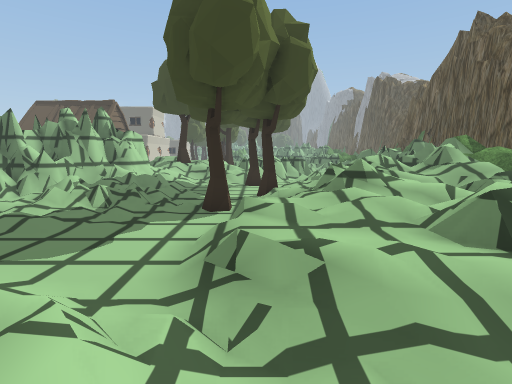
[1] (above)

24 first-person views from a walk through a 3-D level made in the Unity game engine. The camera is 1.3 m above the floor, tilts 8° down and sees 85° across. The floor is counted in squares, 1 m on a side. Each view is taken from the middle of a square. On the plan, view 1 faces up. The plan holds only what a view shows up to about 13 squares ahead; the rest is blank. The place goes on beyond the plan. The player character is not drawn. Some animated figures are not drawn. Some surface patterns are stand-ins.

[2]
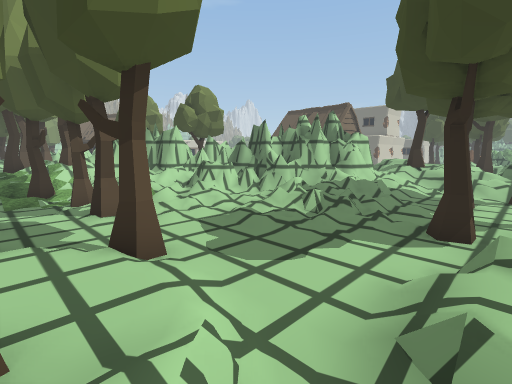

[3]
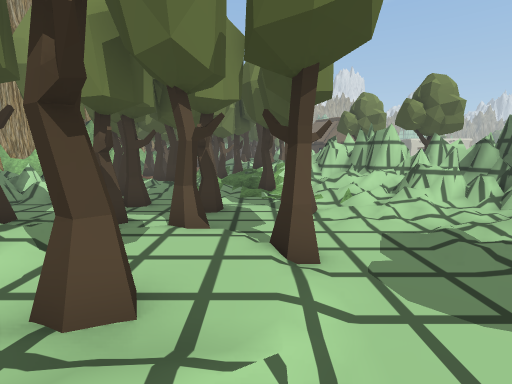

[4]
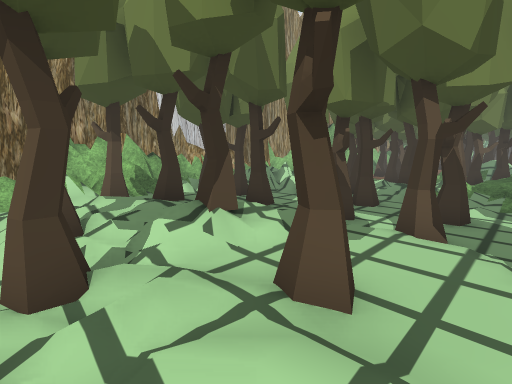

[5]
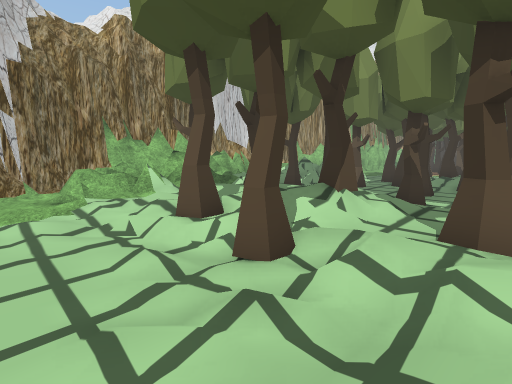

[6]
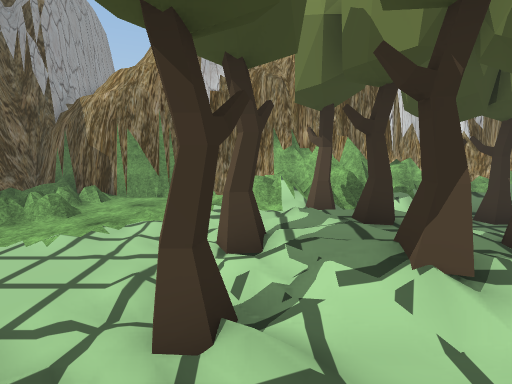

[7]
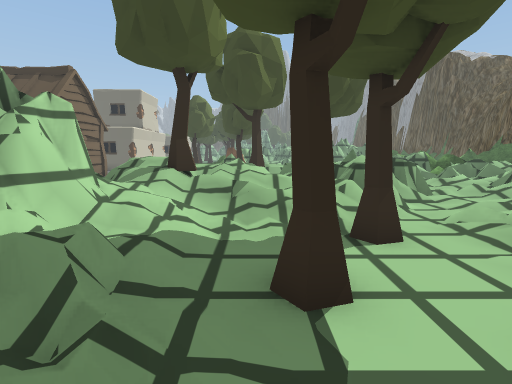

[8]
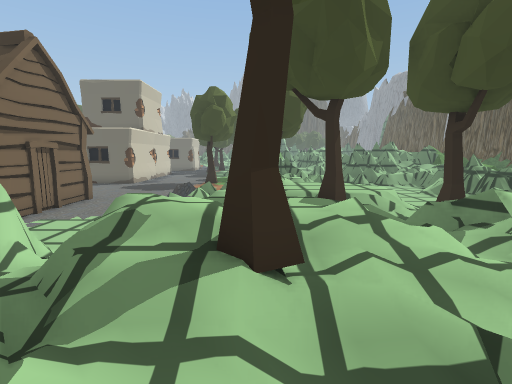

[9]
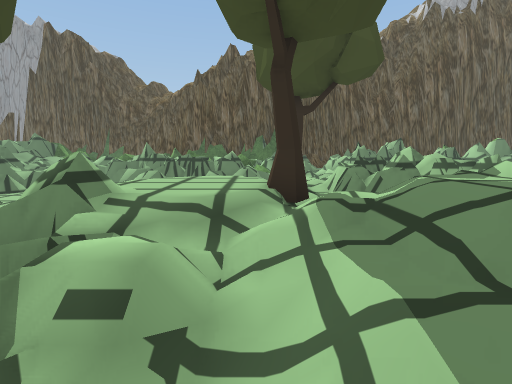

[10]
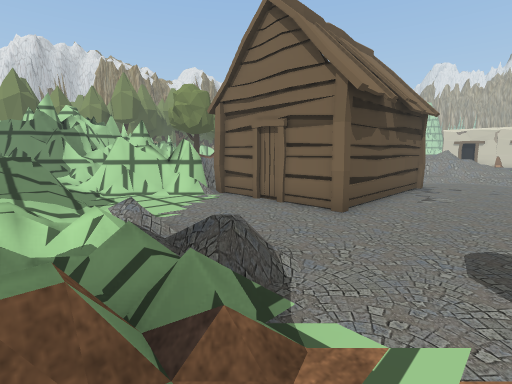

[11]
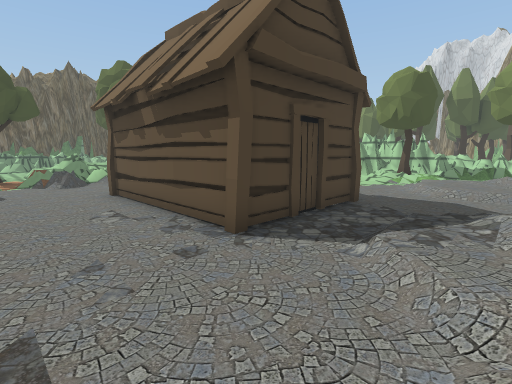

[12]
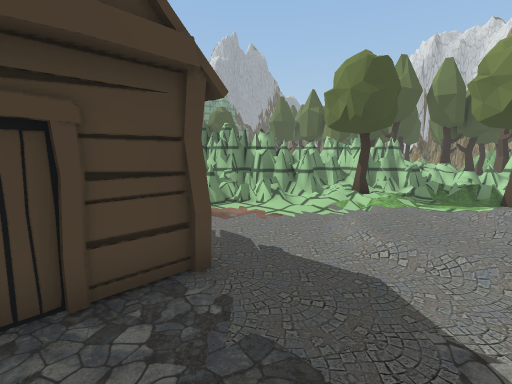

[13]
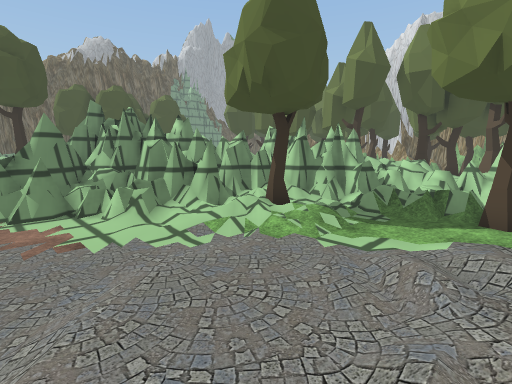

[14]
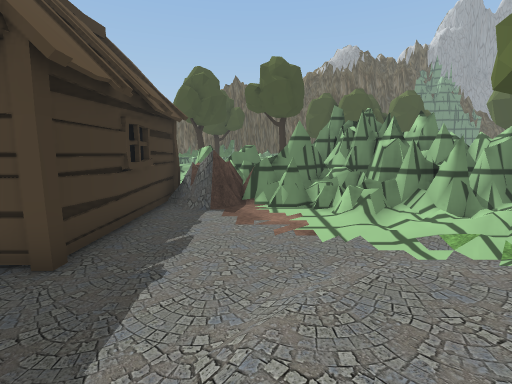

[15]
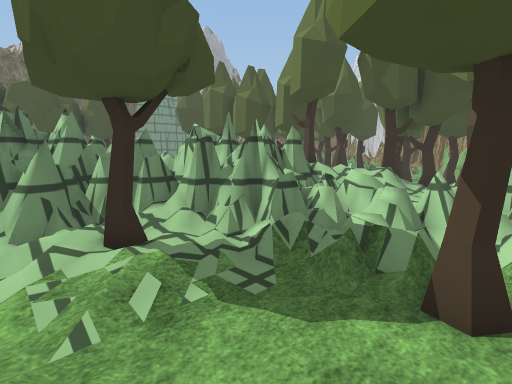

[16]
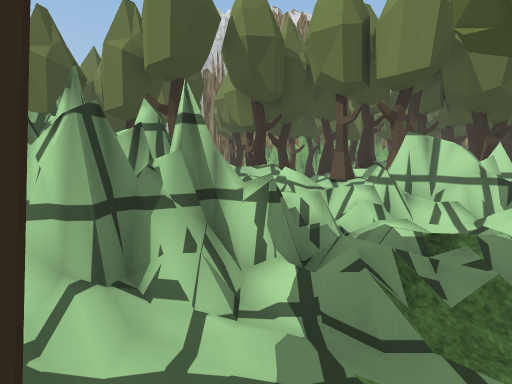

[17]
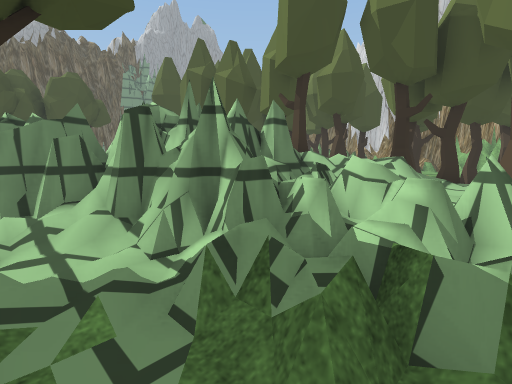

[18]
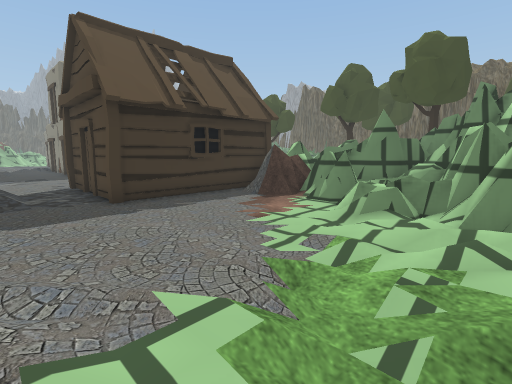

[19]
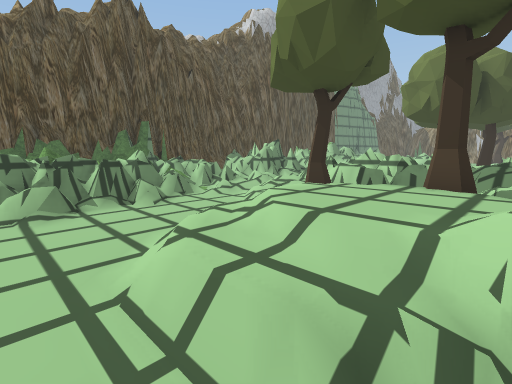

[20]
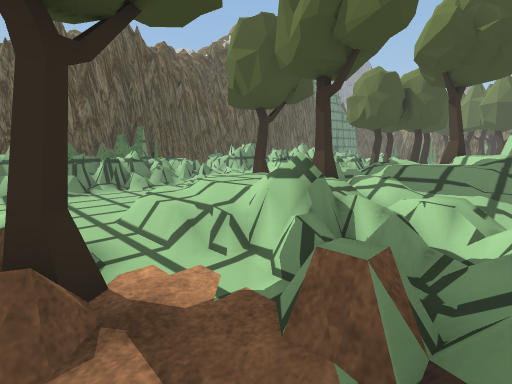

[21]
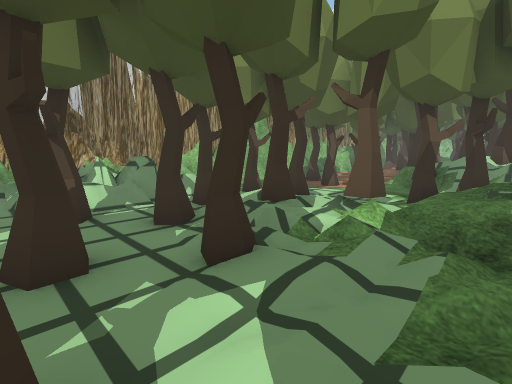

[22]
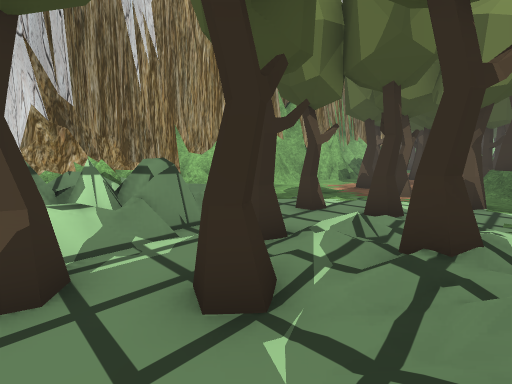

[23]
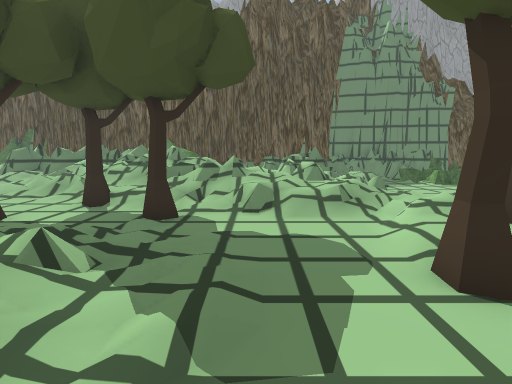

[24]
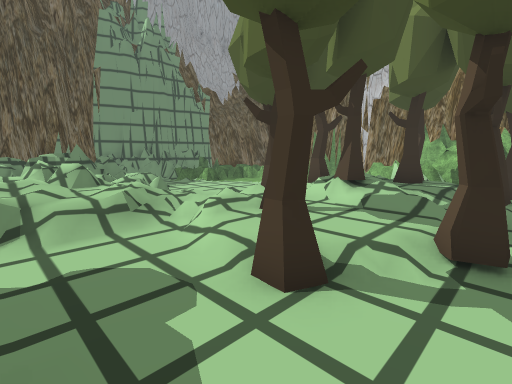

### Floor plan
Key: @ floor where view 1 was taken; # wall or solid block; x gap in a wall; . main floor; : floor 0.25 m higher than the main floor; + floor 0.5 m higher than the main floor; * floor 0.75 m higher than the main floor; % floor 1 m higher than the main floor; & floor 1.25 m higher than the main floor; / step, stairs or slope; = window, fence, low wall or low ledge; ^ raised ledge; v drop or lower ground; T tree; H hut; O other object.
Columns run from 20 left of view 1 to 6 right of it. Each row starts with its distance up from view 1.
 27 / ..............=T^   ...==
 26 /..............:..=.....#=#
 25 /............=#=..///...==#
 24 :/.HHHHHHH...:+:==//+/...==
 23 /:..H    H....*:#=**//..:=^
 22 /:..H    H...:://****/...=#
 21 /:..H    H.....://T**::..==
 20 /..HHHHHHH .../+//T:+T:/.:=
 19 ........==#=.///%/=#==++:+=
 18 ........#####//%%%===%=///
 17 ::/.....=####://%%/*===^//=
 16 :::/....=###*+//T//====://=
 15 ++::.:/=#=##=#=/T////==:///
 14 //+:.:/===#####*///*//::/ =
 13 ++/:///=########////T.///%#
 12  :./::=#########//::T.//**=
 11 :..::T =########//TT.:/+%%=
 10 T.::://#######**///..///%%=
  9 T+:#=#####====**//:.T+/%&%=
  8 =:O=#######^=:+///:./++%*%
  7 #:vv===###*x//:///.T//**%*
  6 ##+ %==###=///:/::..///%
  5  #+ *#=#*/////:.::../*//
  4 T++/%/TT/://./:..../+*//  =
  3  T+/// /T/TT:T..T.../+//  #
  2 /*/ T//+T/:....:T::///*//+#
  1 T//TT++//:::T.TT::T+://=:==
  0  //.T /T//T:T..:::T/@://:
 -1  T...::/TOT..TT/+T/TT/....
 -2 :..T.://T:.TT./:/T//::.....
 -3 T....T//:TT.../T+**T/.....=
 -4  .T.....T..T../++T///::...=
 -5  T...T..==#/... ++/+::::..
 -6 .T.... =###/ TTT T:+:::..:
 -7 .....  =+== ==== T#:/:/..O
 -8 ....    ===     #===:....:
 -9  ##    == ==  =###=^=....O
-10  #        ===#####===: ####
-11    ### ==###############
-12     ###########  #

Where each view was taken, in squares from view 1:
view 1: 0 up, 0 right, facing up
view 2: 1 up, 0 right, facing up-left
view 3: 2 up, 0 right, facing left
view 4: 2 up, 0 right, facing down-left
view 5: 1 up, 2 right, facing down-left
view 6: 1 up, 1 left, facing down
view 7: 8 up, 2 left, facing up
view 8: 13 up, 4 left, facing up
view 9: 21 up, 7 left, facing right
view 10: 27 up, 5 left, facing down-left
view 11: 27 up, 20 left, facing down-right
view 12: 22 up, 20 left, facing down-right
view 13: 17 up, 20 left, facing down-right
view 14: 17 up, 20 left, facing right
view 15: 13 up, 20 left, facing down-right
view 16: 12 up, 16 left, facing down
view 17: 11 up, 19 left, facing down-right
view 18: 12 up, 19 left, facing up-right
view 19: 26 up, 3 left, facing down-right
view 20: 27 up, 6 left, facing down-right
view 21: 2 up, 8 left, facing down-left
view 22: 1 down, 9 left, facing down-left
view 23: 5 up, 7 left, facing right
view 24: 5 up, 6 left, facing down-right
